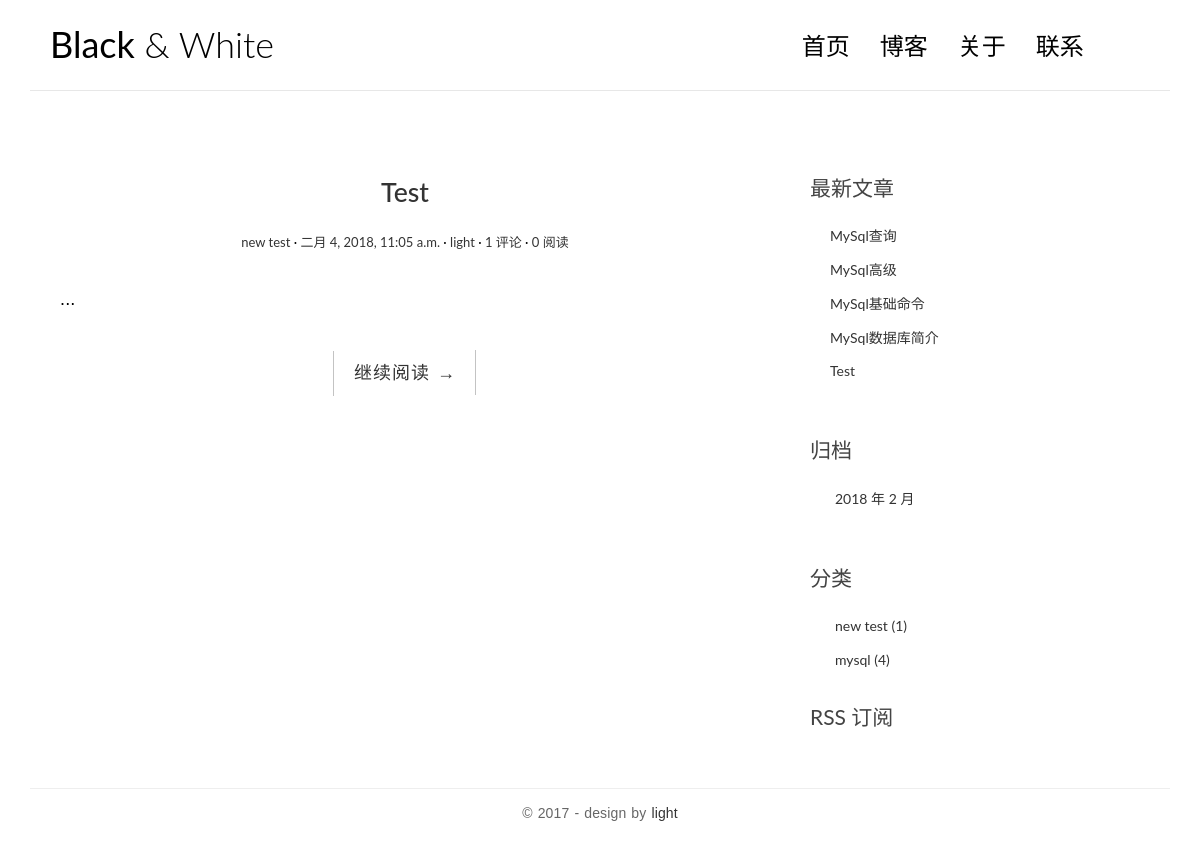
Before: /category/1/ with the older database file.
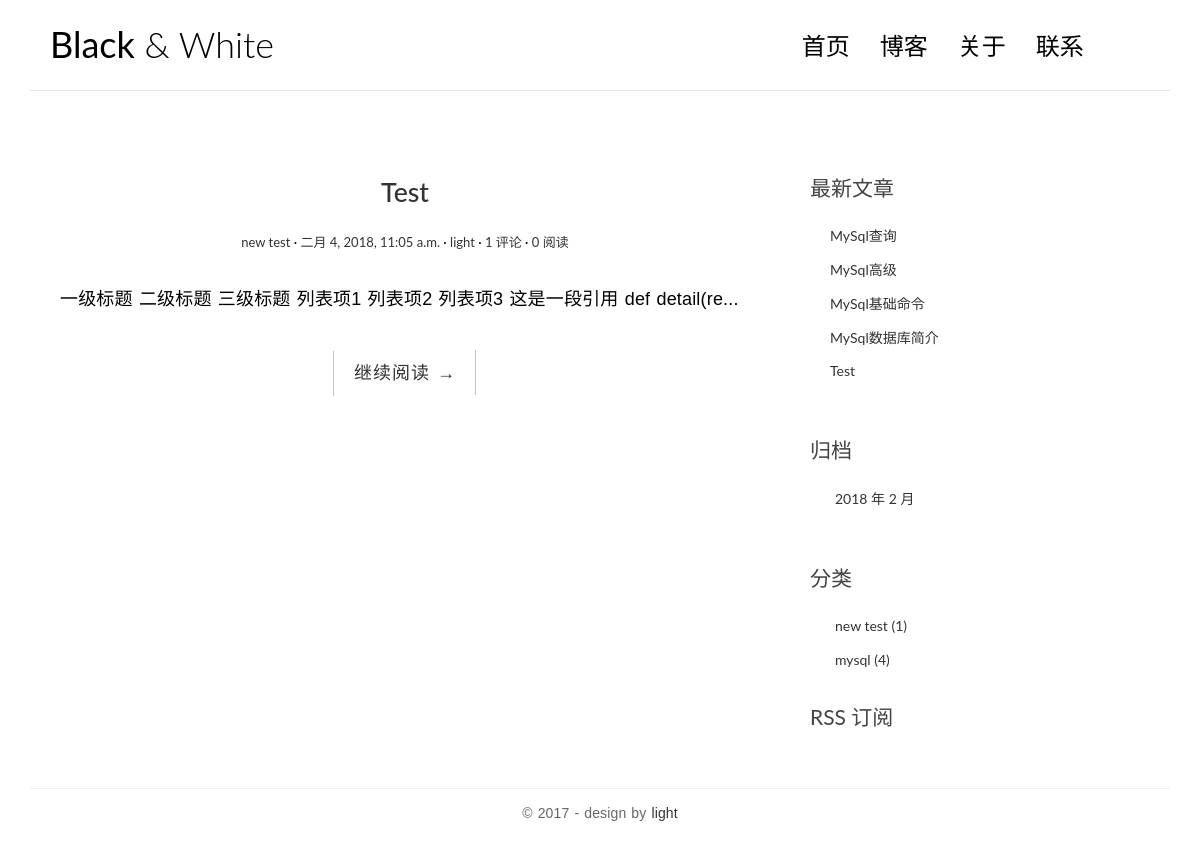
After: the same page with the newer database file.
### blog/models.py (models this page shows, shortened)
class Post(models.Model):
	title = models.CharField(max_length=100)
	body = models.TextField()
	created_time = models.DateTimeField()
	modified_time = models.DateTimeField()
	excerpt = models.CharField(max_length=200,blank=True)
	author = models.ForeignKey(User)
	category = models.ForeignKey(Category)
	tags = models.ManyToManyField(Tag,blank=True)
	views = models.PositiveIntegerField(default=0)
	def get_absolute_url(self):
		return reverse('blog:detail', kwargs={'pk':self.pk})

class Category(models.Model):
	name = models.CharField(max_length=100)

### blog/views.py (the view)
# urls.py: url(r'^category/(?P<pk>[0-9]+)/$', views.CategoryView.as_view(), name='category'),
class CategoryView(IndexView):
	def get_queryset(self):
		cate = get_object_or_404(Category, pk=self.kwargs.get('pk'))
		return super(CategoryView, self).get_queryset().filter(category=cate)

### blog/templatetags/blog_tags.py (called while the page is built)
@register.simple_tag
def get_recent_posts(num=5):
	return Post.objects.all().order_by('-created_time')[:num]

@register.simple_tag
def archives():
	return Post.objects.dates('created_time', 'month', order='DESC')

@register.simple_tag
def get_categories():
	return Category.objects.annotate(num_posts=Count('post')).filter(num_posts__gt=0)

### blog/views.py (called while the page is built, shortened)
	def get_context_data(self, **kwargs):
		context = super().get_context_data(**kwargs)
		paginator = context.get('paginator')
		page = context.get('page_obj')
		is_paginated = context.get('is_paginated')
		pagination_data = self.pagination_data(paginator, page, is_paginated)
		context.update(pagination_data)
		return context

	def pagination_data(self, paginator, page, is_paginated):
		if not is_paginated:
			return {}

### templates/blog/index.html (shortened to what this page needs)
{% extends 'base.html' %}
{% block main %}
{% for post in post_list %}
<article class="post post-1">
    <header class="entry-header">
        <h1 class="entry-title">
            <a href="{{ post.get_absolute_url }}">{{ post.title }}</a>
        </h1>
        <div class="entry-meta">
            <span class="post-category"><a href="#">{{ post.category.name }}</a></span>
            <span class="post-date"><a href="#"><time class="entry-date"
              datetime="{{ post.created_time }}">{{ post.created_time}}</time></a></span>
              <span class="post-author"><a href="#">{{ post.author }}</a></span>
              <span class="comments-link"><a href="#">{{ post.comment_set.count }} 评论</a></span>
              <span class="views-count"><a href="{{ post.get_absolute_url }}">{{ post.views }} 阅读</a></span>
          </div>
      </header>
      <div class="entry-content clearfix">
        <p>{{ post.excerpt }}...</p>
        <div class="read-more cl-effect-14">
            <a href="{{ post.get_absolute_url }}" class="more-link">继续阅读 <span class="meta-nav">→</span></a>
        </div>
    </div>
</article>
{% empty %}
<div class='no-post'>暂无数据</div>
{% endfor %}
          {% endblock main %}

### templates/base.html (shortened to what this page needs)
{% load staticfiles %}
{% load blog_tags %}
<!DOCTYPE html>
<html>
<head>
    <link rel="stylesheet" href="http://code.ionicframework.com/ionicons/2.0.1/css/ionicons.min.css">
    <link rel="stylesheet" href="{% static 'blog/css/bootstrap.min.css' %}">
    <link rel="stylesheet" href="{% static 'blog/css/pace.css' %}">
    <link rel="stylesheet" href="{% static 'blog/css/custom.css' %}">
    <link rel="stylesheet" href="{% static 'blog/css/highlights/github.css' %}">
</head>
<body>
<div class="container">
    <header id="site-header">
        <div class="row">
            <div class="col-md-4 col-sm-5 col-xs-8">
                <div class="logo">
                    <h1><a href="{% url 'blog:index' %}"><b>Black</b> &amp; White</a></h1>
                </div>
            </div>
            <div class="col-md-8 col-sm-7 col-xs-4">
                <nav class="main-nav" role="navigation">
                    <div class="collapse navbar-collapse" id="bs-example-navbar-collapse-1">
                        <ul class="nav navbar-nav navbar-right">
                            <li class="cl-effect-11"><a href="{% url 'blog:index' %}" data-hover="首页">首页</a></li>
                            <li class="cl-effect-11"><a href="{% url 'blog:index' %}" data-hover="博客">博客</a></li>
                            <li class="cl-effect-11"><a href="{% url 'blog:index' %}" data-hover="关于">关于</a></li>
                            <li class="cl-effect-11"><a href="contact.html" data-hover="联系">联系</a></li>
                        </ul>
                    </div>
                </nav>
            </div>
        </div>
    </header>
</div>
<div class="content-body">
    <div class="container">
        <div class="row">
            <main class='col-md-8'>
                {% block main %}
                {% endblock main %}
            </main>
            <aside class="col-md-4">
                <div class="widget widget-recent-posts">
                    <h3 class="widget-title">最新文章</h3>
                    {% get_recent_posts as recent_post_list %}
                    <ul>
                        {% for post in recent_post_list %}
                        <li>
                            <a href="{{ post.get_absolute_url }}">{{ post.title }}</a>
                        </li>
                        {% empty %}
                        暂无数据！
                        {% endfor %}
                    </ul>
                </div>
                <div class="widget widget-archives">
                    <h3 class="widget-title">归档</h3>
                    {% archives as date_list %}
                    <ul>
                        {% for date in date_list %}
                        <li>
                            <a href="{% url 'blog:archives' date.year date.month %}">{{ date.year }} 年 {{ date.month }} 月</a>
                        </li>
                        {% empty %}
                        暂无归档！
                        {% endfor %}
                    </ul>
                </div>
                <div class="widget widget-category">
                    <h3 class="widget-title">分类</h3>
                    {% get_categories as category_list %}
                    <ul>
                        {% for category in category_list %}
                        <li>
                            <a href="{% url 'blog:category' category.pk %}">{{ category.name }} <span class="post-count">({{ category.num_posts }})</span></a>
                        {% empty %}
                        暂无分类！
                        {% endfor %}
                    </ul>
                </div>
                <div class="rss">
                    <a href="{% url 'rss' %}"> RSS 订阅</a>
                </div>
            </aside>
        </div>
    </div>
</div>
<footer id="site-footer">
    <div class="container">
        <div class="row">
            <div class="col-md-12">
                <p class="copyright">&copy 2017 - design by <a href="http://www.cssmoban.com/"
                                                        target="_blank" title="模板之家">light</a>
                </p>
            </div>
        </div>
    </div>
</footer>
</body>
</html>

Changed rows visible on the page:
changed Post "Test": excerpt (not shown) → "一级标题 二级标题 三级标题 列表项1 列表项2 列表项3 这是一段引用 def detail(re"
